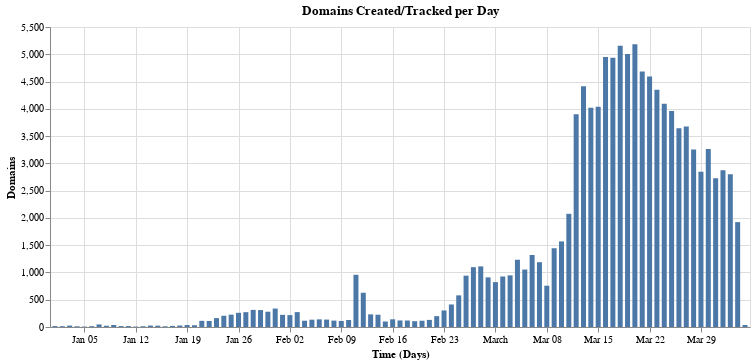

Notebook source saved alongside this figure:
### Markdown cell above
We can see the average risk score is 97.5 and the percentile measures that the majority of these domains have been ranked 99.0 or higher.

We can also take a look at the create dates:

### Code cell
import altair as alt

counts = df.created.value_counts().reset_index()
counts.columns = ['created', 'count']

alt.Chart(counts, width=700, title="Domains Created/Tracked per Day").mark_bar().encode(
    alt.X("created:T", title="Time (Days)"),
    alt.Y('count:Q', title="Domains")
)

### Figure 1 — Vega-Lite specification as saved in the notebook (floating-point values rounded to 4 significant figures)
{"config": {"view": {"continuousWidth": 400, "continuousHeight": 300}}, "data": {"name": "data-27ca6ac89e404ed86c9ce1e54fe4a8c3"}, "mark": "bar", "encoding": {"x": {"type": "temporal", "field": "created", "title": "Time (Days)"}, "y": {"type": "quantitative", "field": "count", "title": "Domains"}}, "title": "Domains Created/Tracked per Day", "width": 700, "$schema": "https://vega.github.io/schema/vega-lite/v4.8.1.json", "datasets": {"data-27ca6ac89e404ed86c9ce1e54fe4a8c3": [{"created": "2020-03-20", "count": 5182}, {"created": "2020-03-18", "count": 5157}, {"created": "2020-03-19", "count": 5004}, {"created": "2020-03-16", "count": 4950}, {"created": "2020-03-17", "count": 4934}, {"created": "2020-03-21", "count": 4684}, {"created": "2020-03-22", "count": 4591}, {"created": "2020-03-13", "count": 4416}, {"created": "2020-03-23", "count": 4348}, {"created": "2020-03-24", "count": 4094}, {"created": "2020-03-15", "count": 4040}, {"created": "2020-03-14", "count": 4019}, {"created": "2020-03-25", "count": 3959}, {"created": "2020-03-12", "count": 3902}, {"created": "2020-03-27", "count": 3676}, {"created": "2020-03-26", "count": 3644}, {"created": "2020-03-30", "count": 3262}, {"created": "2020-03-28", "count": 3256}, {"created": "2020-04-01", "count": 2874}, {"created": "2020-03-29", "count": 2847}, {"created": "2020-04-02", "count": 2801}, {"created": "2020-03-31", "count": 2725}, {"created": "2020-03-11", "count": 2075}, {"created": "2020-04-03", "count": 1923}, {"created": "2020-03-10", "count": 1569}, {"created": "2020-03-09", "count": 1444}, {"created": "2020-03-06", "count": 1320}, {"created": "2020-03-04", "count": 1233}, {"created": "2020-03-07", "count": 1188}, {"created": "2020-02-28", "count": 1111}, {"created": "2020-02-27", "count": 1097}, {"created": "2020-03-05", "count": 1053}, {"created": "2020-02-11", "count": 957}, {"created": "2020-03-03", "count": 947}, {"created": "2020-02-26", "count": 941}, {"created": "2020-03-02", "count": 926}, {"created": "2020-02-29", "count": 910}, {"created": "2020-03-01", "count": 823}, {"created": "2020-03-08", "count": 757}, {"created": "2020-02-12", "count": 628}, {"created": "2020-02-25", "count": 580}, {"created": "2020-02-24", "count": 413}, {"created": "2020-01-31", "count": 338}, {"created": "2020-01-28", "count": 314}, {"created": "2020-01-29", "count": 311}, {"created": "2020-02-23", "count": 303}, {"created": "2020-01-30", "count": 280}, {"created": "2020-02-03", "count": 273}, {"created": "2020-01-27", "count": 272}, {"created": "2020-01-26", "count": 260}, {"created": "2020-02-13", "count": 232}, {"created": "2020-01-25", "count": 226}, {"created": "2020-02-14", "count": 225}, {"created": "2020-02-01", "count": 223}, {"created": "2020-02-02", "count": 218}, {"created": "2020-01-24", "count": 206}, {"created": "2020-02-22", "count": 199}, {"created": "2020-01-23", "count": 163}, {"created": "2020-02-16", "count": 141}, {"created": "2020-02-06", "count": 140}, {"created": "2020-02-07", "count": 136}, {"created": "2020-02-05", "count": 134}, {"created": "2020-02-21", "count": 130}, {"created": "2020-02-10", "count": 128}, {"created": "2020-02-17", "count": 120}, {"created": "2020-02-18", "count": 119}, {"created": "2020-02-08", "count": 117}, {"created": "2020-02-04", "count": 115}, {"created": "2020-02-20", "count": 115}, {"created": "2020-01-21", "count": 113}, {"created": "2020-01-22", "count": 111}, {"created": "2020-02-09", "count": 111}, {"created": "2020-02-19", "count": 106}, {"created": "2020-02-15", "count": 101}, {"created": "2020-01-07", "count": 47}, {"created": "2020-01-09", "count": 37}, {"created": "2020-01-19", "count": 36}, {"created": "2020-04-04", "count": 36}, {"created": "2020-01-20", "count": 32}, {"created": "2020-01-18", "count": 27}, {"created": "2020-01-03", "count": 26}, {"created": "2020-01-14", "count": 26}, {"created": "2020-01-15", "count": 24}, {"created": "2020-01-08", "count": 23}, {"created": "2020-01-17", "count": 20}, {"created": "2020-01-01", "count": 17}, {"created": "2020-01-11", "count": 17}, {"created": "2020-01-10", "count": 17}, {"created": "2020-01-06", "count": 15}, {"created": "2020-01-02", "count": 15}, {"created": "2020-01-13", "count": 14}, {"created": "2020-01-16", "count": 13}, {"created": "2020-01-04", "count": 13}, {"created": "2020-01-12", "count": 8}, {"created": "2020-01-05", "count": 8}]}}
